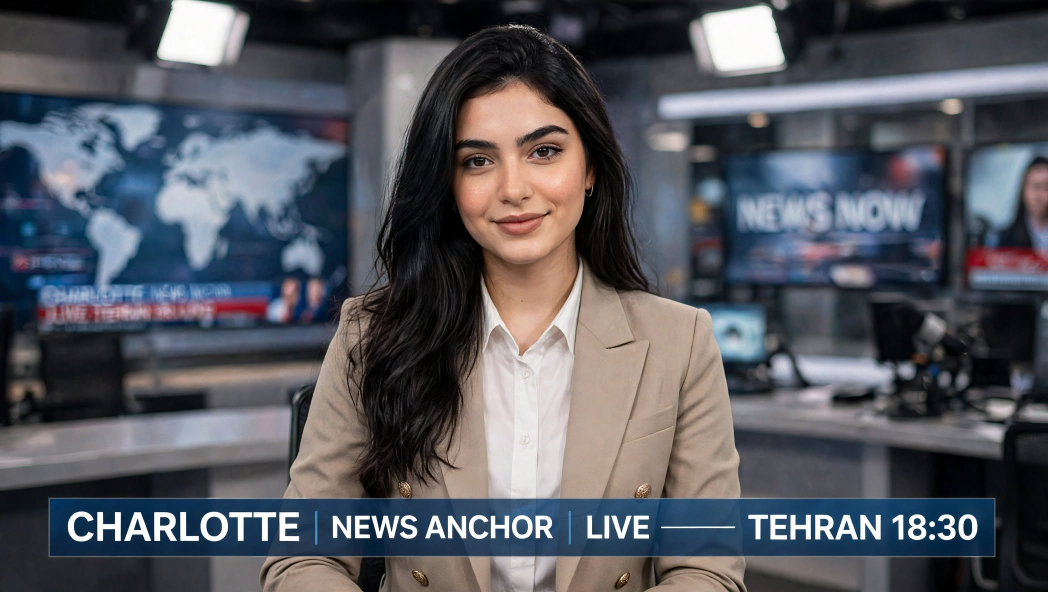
#> input picture assets/presenter_woman.jpg, 2096 x 1184 px (shown at 1/2 size)
$ python make_two_shot.py
#> lines starting #> are read from the running program, lines starting #| are printed output that depends on the picture
"""ابزار یک‌باره برای نمای دور استودیو و رنگ لباس گوینده‌ها (در GitHub Actions، با rembg).

خروجی‌ها (در پوشه‌ی داده‌شده):
- studio_back.png: پس‌زمینه‌ی مات استودیو، بی گوینده
- presenter_<man|woman>_person.png: نقاب گوینده (هم‌اندازه‌ی عکس اصلی)
- presenter_<man|woman>_clothes.png: نقاب لباس (کت، کراوات، پیراهن) برای رنگ دیگر در هر بخش
tv.py با این‌ها نمای دو گوینده پشت میز را در هر برنامه می‌سازد.
اجرا: python tools/make_two_shot.py <out-dir>"""
import os, sys

import numpy as np
from PIL import Image, ImageFilter
from rembg import remove

HERE = os.path.dirname(os.path.dirname(os.path.abspath(__file__)))
A = lambda f: os.path.join(HERE, "assets", f)
OUT = sys.argv[1] if len(sys.argv) > 1 else os.path.join(HERE, "assets")
os.makedirs(OUT, exist_ok=True)
W, H = 1920, 1080

# پس‌زمینه: تنها دو کناره‌ی استودیوی شارلوت (بی خودِ گوینده)، کشیده و مات
src = Image.open(A("presenter_woman.jpg")).convert("RGB")
#> src is the input picture: PIL image 2096x1184 RGB; mean R, G, B 86, 88, 95.2
sw, sh = src.size
#> sw = 2096; sh = 1184
left = src.crop((0, 0, int(sw * 0.28), int(sh * 0.74))).resize((W // 2, H))
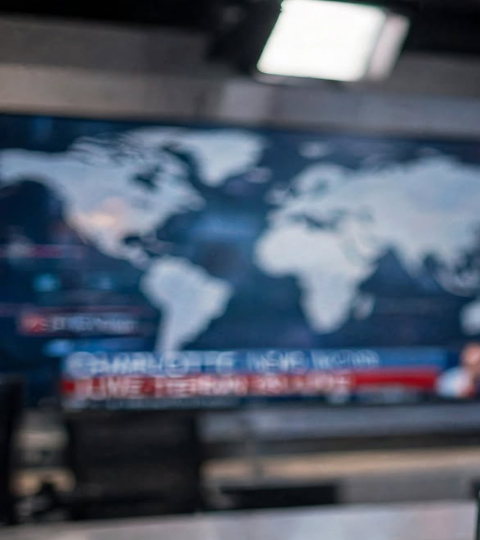
#> left: PIL image 960x1080 RGB (shown at 1/2 size); mean R, G, B 81.3, 91.8, 107.8
right = src.crop((int(sw * 0.72), 0, sw, int(sh * 0.74))).resize((W - W // 2, H))
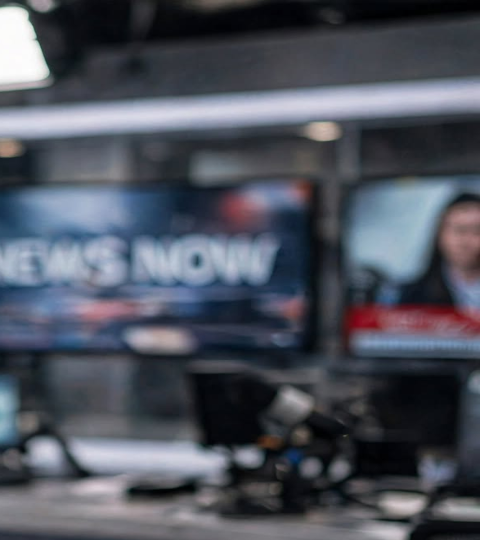
#> right: PIL image 960x1080 RGB (shown at 1/2 size); mean R, G, B 78.2, 82.8, 93.6
bg = Image.new("RGB", (W, H))
#> bg: PIL image 1920x1080 RGB; every value is 0
bg.paste(left, (0, 0)); bg.paste(right, (W // 2, 0))
#> after `bg.paste(left, (0, 0))`:
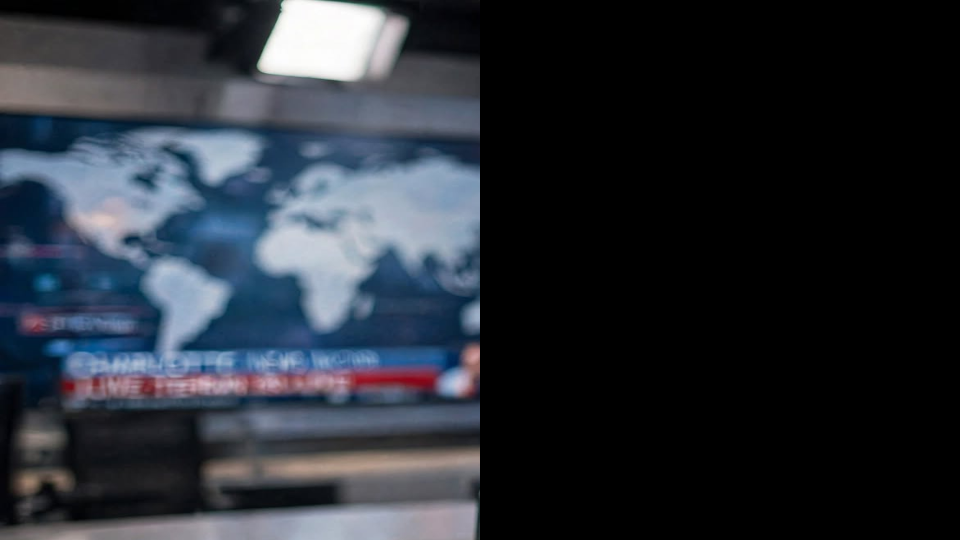
#> bg: PIL image 1920x1080 RGB (shown at 1/2 size); mean R, G, B 40.6, 45.9, 53.9
#> after `bg.paste(right, (W // 2, 0))`:
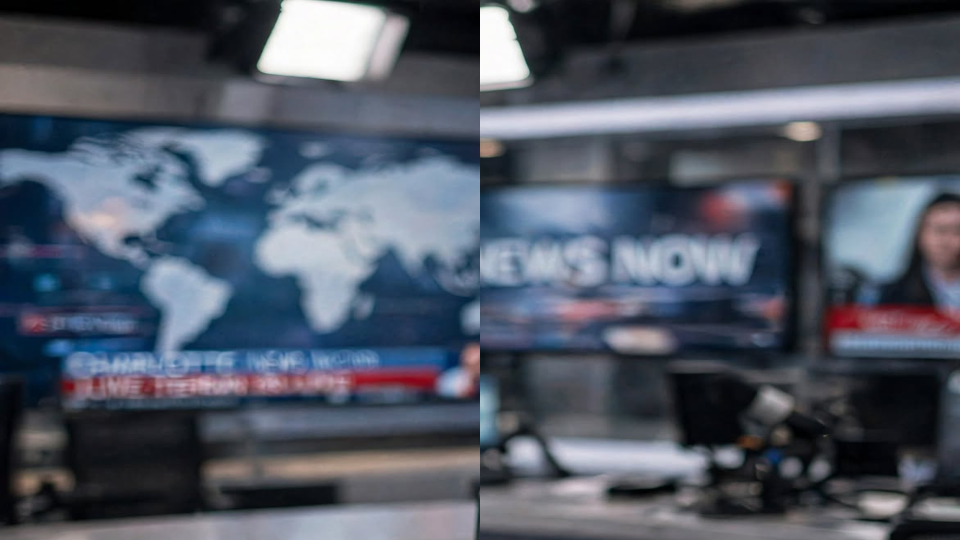
#> bg: PIL image 1920x1080 RGB (shown at 1/2 size); mean R, G, B 79.7, 87.3, 100.7
bg.filter(ImageFilter.GaussianBlur(28)).point(lambda v: int(v * 0.72)).save(os.path.join(OUT, "studio_back.png"))
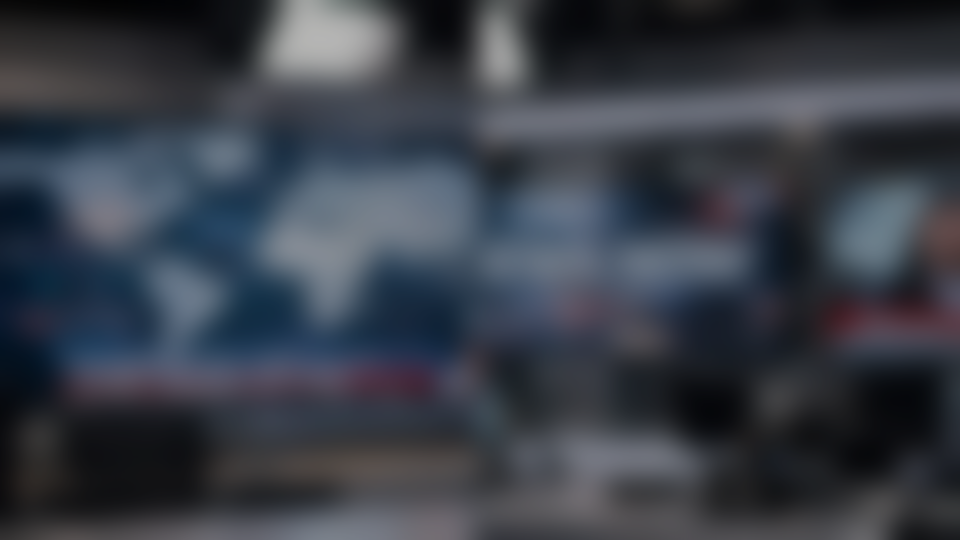
#> saved as studio_back.png: PIL image 1920x1080 RGB (shown at 1/2 size); mean R, G, B 56.9, 62.3, 72

CHIN = 0.47                                         # زیر چانه: لباس؛ بالای آن: چهره و مو
for name in ("man", "woman", "firoozeh", "man_serious", "woman_serious"):     # عکس‌های جدی، اگر باشند
    if not os.path.exists(A(f"presenter_{name}.jpg")):
        continue
    who = name.split("_")[0]
    im = Image.open(A(f"presenter_{name}.jpg")).convert("RGB")
#> (the run stopped early here; a loop or call above may not have finished)
